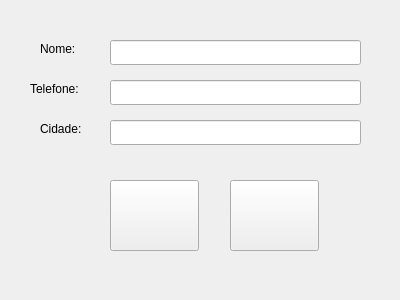
<?xml version="1.0" encoding="UTF-8"?>
<ui version="4.0">
 <class>formDadosCliente</class>
 <widget class="QWidget" name="formDadosCliente">
  <property name="geometry">
   <rect>
    <x>0</x>
    <y>0</y>
    <width>400</width>
    <height>300</height>
   </rect>
  </property>
  <property name="windowTitle">
   <string>Form</string>
  </property>
  <widget class="QLabel" name="lb_nome">
   <property name="geometry">
    <rect>
     <x>40</x>
     <y>40</y>
     <width>51</width>
     <height>17</height>
    </rect>
   </property>
   <property name="text">
    <string>Nome:</string>
   </property>
  </widget>
  <widget class="QLabel" name="lb_telefone">
   <property name="geometry">
    <rect>
     <x>30</x>
     <y>80</y>
     <width>67</width>
     <height>17</height>
    </rect>
   </property>
   <property name="text">
    <string>Telefone:</string>
   </property>
  </widget>
  <widget class="QLabel" name="lb_cidade">
   <property name="geometry">
    <rect>
     <x>40</x>
     <y>120</y>
     <width>51</width>
     <height>17</height>
    </rect>
   </property>
   <property name="text">
    <string>Cidade:</string>
   </property>
  </widget>
  <widget class="QLineEdit" name="txt_nome">
   <property name="geometry">
    <rect>
     <x>110</x>
     <y>40</y>
     <width>251</width>
     <height>25</height>
    </rect>
   </property>
  </widget>
  <widget class="QLineEdit" name="txt_telefone">
   <property name="geometry">
    <rect>
     <x>110</x>
     <y>80</y>
     <width>251</width>
     <height>25</height>
    </rect>
   </property>
  </widget>
  <widget class="QLineEdit" name="txt_cidade">
   <property name="geometry">
    <rect>
     <x>110</x>
     <y>120</y>
     <width>251</width>
     <height>25</height>
    </rect>
   </property>
  </widget>
  <widget class="QPushButton" name="bt_cancelar">
   <property name="geometry">
    <rect>
     <x>110</x>
     <y>180</y>
     <width>89</width>
     <height>71</height>
    </rect>
   </property>
   <property name="toolTip">
    <string>&lt;html&gt;&lt;head/&gt;&lt;body&gt;&lt;p&gt;&lt;br/&gt;&lt;/p&gt;&lt;/body&gt;&lt;/html&gt;</string>
   </property>
   <property name="styleSheet">
    <string notr="true">image: url(:/icon_cancelar/imagens/icons/cancelar.png)</string>
   </property>
   <property name="text">
    <string/>
   </property>
  </widget>
  <widget class="QPushButton" name="bt_cadastrar">
   <property name="geometry">
    <rect>
     <x>230</x>
     <y>180</y>
     <width>89</width>
     <height>71</height>
    </rect>
   </property>
   <property name="toolTip">
    <string>&lt;html&gt;&lt;head/&gt;&lt;body&gt;&lt;p&gt;&lt;br/&gt;&lt;/p&gt;&lt;/body&gt;&lt;/html&gt;</string>
   </property>
   <property name="styleSheet">
    <string notr="true">image: url(:/icon_cadastrar/imagens/icons/cadastrar.png)</string>
   </property>
   <property name="text">
    <string/>
   </property>
  </widget>
 </widget>
 <resources>
  <include location="icon_cancelar.qrc"/>
  <include location="icon_cadastrar.qrc"/>
 </resources>
 <connections/>
</ui>
